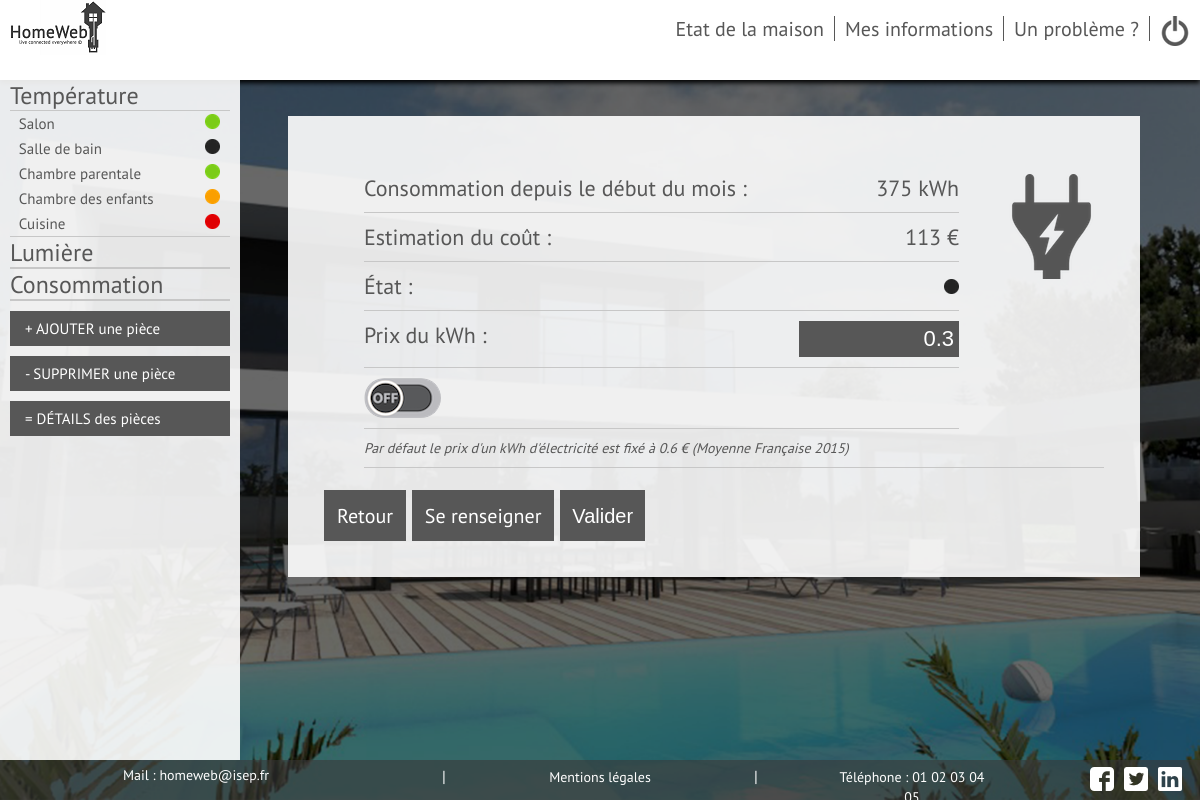
The app's page /Vues/User/elec.php (signed in) with its own data.
### tables this page shows
CREATE TABLE IF NOT EXISTS `pieces` (
  `id` int(11) NOT NULL,
  `id_Utilisateur` int(11) NOT NULL,
  `Nom` varchar(255) NOT NULL,
  `presence_temp` int(11) NOT NULL,
  `presence_lum` int(11) NOT NULL,
  `temperature` int(11) NOT NULL,
  `lumiere` int(11) NOT NULL,
  `etat_temp` int(11) NOT NULL,
  `numero_capteur_t` varchar(250) NOT NULL,
  `control_tech_t` date NOT NULL,
  `control_tech_l` date NOT NULL,
  `numero_capteur_l` varchar(250) NOT NULL,
  `consigne_temp` int(11) NOT NULL DEFAULT '25'
);

CREATE TABLE IF NOT EXISTS `elec` (
  `id` int(11) NOT NULL,
  `etat` int(11) NOT NULL,
  `consomation` int(11) NOT NULL,
  `prix_elec` float NOT NULL DEFAULT '0.5691'
);

CREATE TABLE IF NOT EXISTS `domisep_infos` (
  `id` int(11) NOT NULL,
  `nom` text NOT NULL,
  `contenu` text NOT NULL
);

### Modele/fonctions.php (the view, shortened to what this page needs)
<?php
function Etat_elec($id,$db)
{
    $etat = 2;
    $reponse = $db->prepare('SELECT etat FROM elec WHERE id= ?');
    $reponse->execute(array($id));
    while ($donnees = $reponse->fetch())
    {
	   $etat = $donnees['etat'];
    }
    return $etat;
}
function Conso_Elec($id,$db)
{
    $conso = -1;
    $reponse = $db->prepare('SELECT consomation FROM elec WHERE id= ?');
    $reponse->execute(array($id));
    while ($donnees = $reponse->fetch())
    {
	   $conso = $donnees['consomation'];
    }
    return $conso;
}
function Estim_Elec($id,$db,$prix = 0.5691)
{
    $reponse = $db->prepare('SELECT prix_elec FROM elec WHERE id= ?');
    $reponse->execute(array($id));
    while ($donnees = $reponse->fetch())
    {
	   $prix = $donnees['prix_elec'];
    }
    $prix = floatval($prix);
    $estim = ceil((Conso_Elec($id,$db))*($prix));
    return $estim;
}
function cascade_temp($id,$db)
{
    $reponse = $db->prepare('SELECT Nom, etat_temp FROM Pieces WHERE id_Utilisateur = ? AND presence_temp = 1');
    $reponse->execute(array($id));
    echo "<ul class=\"current\">";
    while ($donnees = $reponse->fetch())
    {
        $nom_piece = $donnees['Nom'];
        $etat = $donnees['etat_temp'];
        if ($etat == 0)
        {
        echo ("<li><a href=\"temperature.php?piece=$nom_piece\">" . $nom_piece . "</a> <span><img src=\"../../Styles/image/Pastille_noire.png\" title=\"Éteint\"></span></li>");
        }
        if ($etat == 1)
        {
        echo ("<li><a href=\"temperature.php?piece=$nom_piece\">" . $nom_piece . "</a> <span><img src=\"../../Styles/image/Pastille_verte.png\" title=\"Marche\"></span></li>");
        }
        if ($etat == 2)
        {
        echo ("<li><a href=\"temperature.php?piece=$nom_piece\">" . $nom_piece . "</a> <span><img src=\"../../Styles/image/Pastille_orange.png\" title=\"En cours de régulation\"></span></li>");
        }
        if ($etat == 3)
        {
        echo ("<li><a href=\"temperature.php?piece=$nom_piece\">" . $nom_piece . "</a> <span><img src=\"../../Styles/image/Pastille_rouge.png\" title=\"En Panne\"></span></li>");
        }
    }
    echo "</ul>";
}
function cascade_lum($id,$db)
{
    echo "<ul>";
    echo "</ul>";
}
function pastille_etat_elec($id,$db)
{
    $etat_general = Etat_elec($id,$db);
    if ($etat_general == 0)
        {
        echo ("<span><img src=\"../../Styles/image/Pastille_noire.png\" title=\"Eteint\"></span>");
        }
}
function affiche_prix_elec($id,$db)
{
    $prix_elec = 0;
    $reponse = $db->prepare('SELECT prix_elec FROM elec WHERE id = ?');
    $reponse->execute(array($id));
    while ($donnees = $reponse->fetch())
    {
        $prix_elec = $donnees['prix_elec'];
    }
    return($prix_elec);
}
?>

### Vues/User/elec.php (shortened to what this page needs)
<!DOCTYPE HTML>
<?php require("../../Modele/fonctions.php");
require("../../Modele/connexionBDD.php");
?>
<html>
	<head>
		<link rel="stylesheet" type="text/css" href="../../Styles/main.css" />
	</head>
	<body>
		<div id="page">
            <header>
                <?php
                include ("entete_user.php");
                ?>
            </header>
            <div id=capteurs>
            <ul>
                <li><a href="#">Température</a>
                        <?php cascade_temp($_SESSION['id'],$db) ?>
                    </li>
                    <li><a href="#">Lumière</a>
                        <?php cascade_lum($_SESSION['id'],$db) ?>
                    </li>
                <li><a href="#">Consommation</a>
                    <ul>
                        <li><a href="elec.php">Electricité</a> <span> <?php pastille_etat_elec($_SESSION['id'],$db) ?></span></li>
                    </ul>
                </li>
                <li>
                        <a class="bouton_type" href="ajout_piece.php">+  AJOUTER une pièce</a>
                        <a class="bouton_type" href="suppr.php">- SUPPRIMER une pièce</a>
                        <a class="bouton_type" href="detailpiece.php">= DÉTAILS des pièces</a>
                    </li>
            </ul>
	       	</div>
                <div id=boite>
                    <form name="login" action="../../Controleur/valid_elec.php?piece=<?php echo($_GET['piece']); ?>" method="post" accept-charset="utf-8">
                    <ul>
                        <div id = image_etat><img class ="image_temp" src="../../Styles/image/elec.png"/></div>
                        <li>Consommation depuis le début du mois :<span><?php echo (Conso_Elec($_SESSION['id'],$db)) ?> kWh</span></li>
                        <li>Estimation du coût : <span><?php echo (Estim_Elec($_SESSION['id'],$db)) ?> €</span></li>
                        <li>État : <span><?php pastille_etat_elec($_SESSION['id'],$db) ?></span></li>
                        <li>Prix du kWh : <span><input type="text" class="Prix_entree" name="Prix_elec" value=<?php echo(affiche_prix_elec($_SESSION['id'],$db)) ?> placeholder="en €"></span></li>
                        <li>
                            <label class="switch">
                                <div class="slider"></div>
                            </label>
                        </li>
                        <li><I style="font-size : 14px;">Par défaut le prix d'un kWh d'électricité est fixé à 0.6 € (Moyenne Française 2015)</I></li>
                    </ul>
                    <a class="boutons_retour" href="etat.php" >Retour</a>
                    <a class="boutons_retour" href="signaler.php">Se renseigner</a>
                    <input id="boutons_valider" type="submit" name="bouton_submit" value="Valider"/>
                    </form>
                </div>
            <?php include ("footer_user.php");?>
        </div>
        </body>
</html>

### Vues/User/footer_user.php
<?php echo(' <footer>
                <nav>
                    <ul>
                        <li><a class="contact_footer">Mail : '); $reponse = $db -> query('SELECT contenu FROM domisep_infos WHERE nom="mail"');$mail=$reponse->fetch();echo "$mail[0]"; echo('</a></li>
                        <li>|</li>
                        <li><a href="mentionlegal.php">Mentions légales</a></li>
                        <li>|</li>
                        <li><a>Téléphone : '); $reponse2 = $db -> query('SELECT contenu FROM domisep_infos WHERE nom="tel"');$tel=$reponse2->fetch();echo "$tel[0]"; echo('</a></li>
                    <div id=social>
                        <ul>
                        <li><a href="../../Styles/image/facebook.png"><img src="../../Styles/image/facebook.png" alt="Facebook" title="Facebook"/></li>
                        <li><a href="../../Styles/image/twitter.png"><img src="../../Styles/image/twitter.png" alt="Twitter" title="Twitter"/></li>
                        <li><a href="../../Styles/image/linkedin.png"><img src="../../Styles/image/linkedin.png" alt="Linkedin" title="Linkedin"/></li>
                        </ul>
                    </div>
                    </ul>
                </nav>
            </footer>');
?>

### Styles/main.css (style rules this page uses)
html, #page { height: 100%; width: 100%; }
body { background: url('image/fond.png') ; background-position: center ; background-repeat: no-repeat ; background-attachment: fixed ; background-size: cover ; color: #575757; font-family: pt_sansregular; margin: 0px; height: 100%; }
header { display: flex; justify-content: space-between; background-color: white; box-shadow: 0px 3px 5px black; height: 10%; }
footer { display: flex; bottom:0px; position:fixed; width:100%; background-color: rgba(57,57,57,0.6); color:white; height: 5%; text-align:center; list-style:none; }
footer nav { width:100%; }
footer nav ul { list-style-type:none; display:flex; width:65%; padding:0; margin:auto; margin-top:0.5%; margin-bottom:0.5%; }
footer nav li { width:100%; }
footer nav ul li a { color:white; font-size:14px; }
nav a { font-size: 20px; text-decoration: none; color: #575757; }
#objects, #objects ul, #capteurs, #capteurs ul { padding: 0; margin: 0; list-style: none; }
#capteurs { background-color: rgba(255,255,255,0.9); width: 20%; height: 85%; overflow: auto; display: inline-block; vertical-align: top; max-width: 300px; min-width: 200px; }
#capteurs ul li { font-size: x-large; margin-left: 10px; margin-right:10px; }
#capteurs ul li ul li { font-size: 15px; padding-top:3px; padding-bottom:3px; justify-content:space-between; display:none; }
.current li { display: flex !important; }
#capteurs ul li ul li a:before { content: '• '; opacity: 0; margin-left: -12px; }
#capteurs ul li ul { border: 1px; border-top-style:solid; border-bottom-style:solid; border-color: rgb(199,199,199); }
#capteurs a { text-decoration:none; color:#575757; }
#boite { background-color: rgba(255,255,255,0.9) ; font-size: 22px; margin-top: 3%; margin-right: 4%; margin-left: 4%; width:65%; max-width: 70%; padding: 3% 3% 3% 3%; display:inline-block; position: fixed; vertical-align:middle; height:auto; max-height: 65%; overflow:auto; }
#boite ul li { display:flex; justify-content: space-between; border: 1px; border-bottom-style:solid; border-color: rgb(199,199,199); margin-bottom: 10px; padding-bottom: 10px; }
.slider { cursor:pointer; background: url(image/boutonOFF.png) no-repeat; padding: 0px 77px 40px 0px; border-radius: 20px; }
#capteurs .bouton_type { cursor: pointer; border-style: solid; background-color: #575757; border-color: #575757; padding: 5px; font-size: 15px; display: flex; margin-top: 10px; padding-left: 12px; color:white; margin-bottom:10px; }
#boite ul #image_etat img { float: right; margin-right: 0px; margin-top: 0px; padding-left: 40px; padding-bottom: 100px; }
#social ul li { margin-left:10px; display:flex; justify-content: flex-end; }
.boutons_retour { border-style: solid; background-color: #575757; border-color: #575757; color: white; text-decoration: none; padding:10px; font-size:20px; }
#boutons_valider { cursor: pointer; border-style: solid; background-color: #575757; border-color: #575757; color: white; padding-bottom:11px; padding-top:13px; padding-left:10px; padding-right:10px; font-size:20px; }
#boite ul li .Prix_entree { background-color: #575757; border: none; color: white; font-size: 22px; text-align: right; padding: 5px; width: 150px; }
#social { height:24px; position:fixed; margin-left:71%; }
a { color: darkcyan; }
.contact_footer { position: absolute; margin-left: -165px; }

### records on screen
pieces: Nom "Salon", etat_temp 1 (drawn)
pieces: Nom "Salle de bain", etat_temp 0 (drawn)
pieces: Nom "Chambre parentale", etat_temp 1 (drawn)
pieces: Nom "Chambre des enfants", etat_temp 2 (drawn)
pieces: Nom "Cuisine", etat_temp 3 (drawn)
elec: consomation "375", Estim_Elec($_SESSION['id'],$db) "113", Prix_elec "0.3"
domisep_infos: contenu "homeweb@isep.fr"
domisep_infos: contenu "01 02 03 04…"
